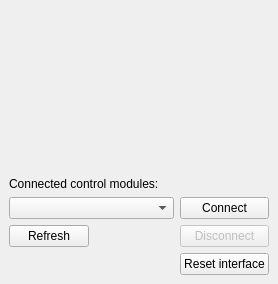
<?xml version="1.0" encoding="UTF-8"?>
<ui version="4.0">
 <class>BoardControl</class>
 <widget class="QDockWidget" name="BoardControl">
  <property name="geometry">
   <rect>
    <x>0</x>
    <y>0</y>
    <width>278</width>
    <height>284</height>
   </rect>
  </property>
  <property name="windowTitle">
   <string>Connection</string>
  </property>
  <widget class="QWidget" name="dockWidgetContents">
   <layout class="QGridLayout" name="gridLayout">
    <item row="5" column="3">
     <widget class="QPushButton" name="disconnBtn">
      <property name="enabled">
       <bool>false</bool>
      </property>
      <property name="text">
       <string>Disconnect</string>
      </property>
     </widget>
    </item>
    <item row="4" column="1" colspan="2">
     <widget class="QComboBox" name="selectBox"/>
    </item>
    <item row="4" column="3">
     <widget class="QPushButton" name="connectBtn">
      <property name="text">
       <string>Connect</string>
      </property>
     </widget>
    </item>
    <item row="5" column="1">
     <widget class="QPushButton" name="refreshBtn">
      <property name="text">
       <string>Refresh</string>
      </property>
     </widget>
    </item>
    <item row="6" column="3">
     <widget class="QPushButton" name="resetBtn">
      <property name="text">
       <string>Reset interface</string>
      </property>
     </widget>
    </item>
    <item row="2" column="1" colspan="2">
     <widget class="QLabel" name="label">
      <property name="text">
       <string>Connected control modules:</string>
      </property>
     </widget>
    </item>
    <item row="0" column="1" colspan="3">
     <widget class="QLabel" name="label_2">
      <property name="text">
       <string/>
      </property>
      <property name="pixmap">
       <pixmap>cortera-logo.png</pixmap>
      </property>
     </widget>
    </item>
    <item row="1" column="1">
     <spacer name="verticalSpacer">
      <property name="orientation">
       <enum>Qt::Vertical</enum>
      </property>
      <property name="sizeHint" stdset="0">
       <size>
        <width>20</width>
        <height>40</height>
       </size>
      </property>
     </spacer>
    </item>
   </layout>
  </widget>
 </widget>
 <resources/>
 <connections/>
</ui>
